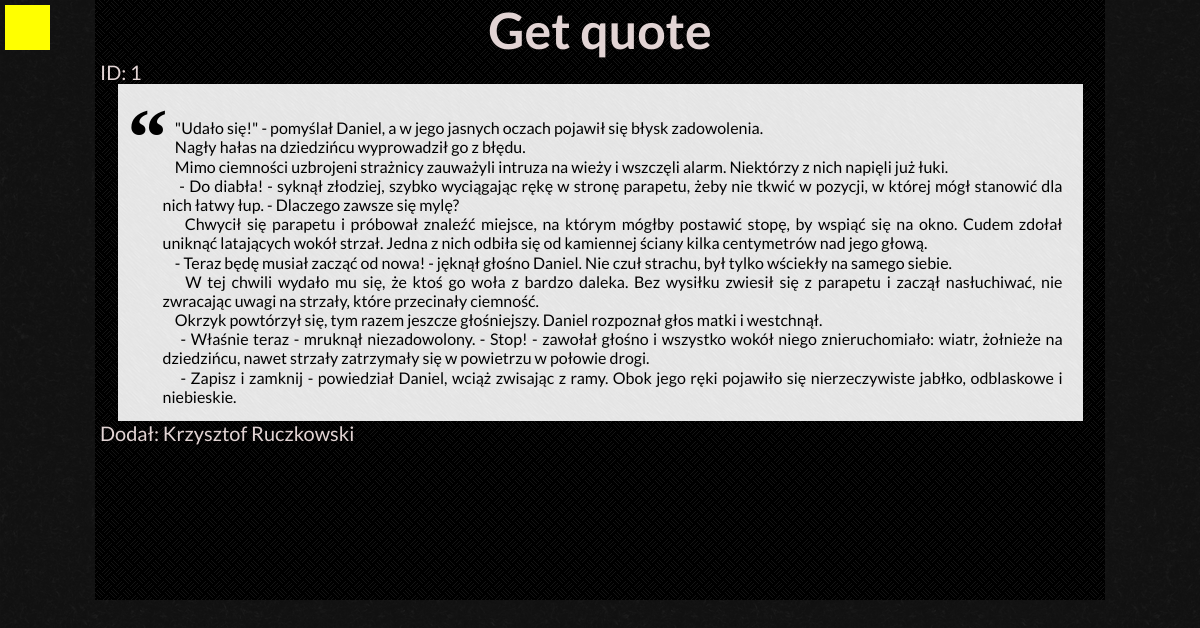
The page /Includes/Pages/getQuotePage.php on the database its author committed.
### tables this page shows
CREATE TABLE `quotes` (
  `ID` int(11) NOT NULL,
  `title` text NOT NULL,
  `series` text,
  `author` text,
  `quote` text NOT NULL,
  `whoAdded` text
);

### Includes/Pages/getQuotePage.php (the view, shortened to what this page needs)
<!DOCTYPE html>
<html lang="pl">
<head>
    <link rel="stylesheet" href="../../StyleSheets/Main.css" type="text/css" />
</head>
<body>
    <a href="../../index.php"><div class="goToMainPage"></div></a>
    <div id="container">
      <h1>Get quote</h1>
<?php
require_once "../../Scripts/connect.php";
try
{
	$connection = new mysqli($host, $db_user, $db_password, $db_name);
	if($connection->connect_errno!=0) throw new Exception(mysqli_connect_errno());
	else
	{
      $getLastID = $connection->query("SELECT ID FROM quotes ORDER BY ID DESC LIMIT 1;");
      if ($getLastID)
      {
        if ($getLastID->num_rows > 0)
        {
          while($row = $getLastID->fetch_assoc())
          {
            $lastID = $row['ID'];
          }
          $randomID = rand(1, $lastID);
        }
        else
        {
          $getSuccessful = false;
          $randomID = 1;
        }
      }
			else
      {
        throw new Exception ($connection->error);
        $getSuccessful = false;
      }
      $result = $connection->query("SELECT ID, quote, whoAdded FROM quotes WHERE ID = $randomID");
			if ($result)
      {
        if ($result->num_rows > 0)
        {
          while($row = $result->fetch_assoc())
          {
            $ID = $row['ID'];
            $quote =  $row['quote'];
            $whoAdded = $row['whoAdded'];
          }
          $quote = preg_replace('/\[&tab\]/', "<br>&nbsp&nbsp&nbsp&nbsp", $quote);
        }
        else $getSuccessful = false;
      }
			else
      {
        throw new Exception ($connection->error);
        $getSuccessful = false;
      }
	}
}
catch(Exception $e)
{
	echo 'Błąd serwera!<br>';
	echo 'Informacja deweloperska: '.$e;
}
echo 'ID: '.$ID;
echo '<blockquote>'.$quote.'</blockquote>';
echo '<div>Dodał: '.$whoAdded.'</div>';
?>
    </div>
</body>
</html>

### StyleSheets/main.css (style rules this page uses)
html { background: url("../Images/Patterns/zwartevilt.png") black; cursor: default; margin: 0; }
body { position: relative; min-height: 100%; margin: 0; }
#container { background: url("../Images/Patterns/simple_dashed.png") black; font-size: 20px; color: #e2d4d4; font-family: 'Lato', sans-serif; width: 1000px; min-height: 600px; margin: 0 auto; padding: 0 5px; }
h1 { font-size: 50px; text-align: center; margin: 0; }
a { text-decoration: none; color: #4079de; }
.goToMainPage { margin: 5px; width: 45px; height: 45px; background: yellow; position: absolute; top: 0; left: 0; }
blockquote { display:block; width: 900px; background: #fff; padding: 15px 20px 15px 45px; margin: 0 auto; position: relative; font-size: 16px; line-height: 1.2; color: #000; text-align: justify; background: url("../Images/Patterns/brushed.png") black; }
blockquote::before { content: "\201C"; font-family: Georgia, serif; font-size: 80px; font-weight: bold; color: #000; position: absolute; left: 10px; top:5px; }

### rows shown on the page
quotes: ID "1", quote "\"Udało się!\" - pomyślał Daniel, a w jego jasnych oczach pojawił się błysk zadowolenia. Nagły hałas na dziedzińcu wyprowadził go z błędu. Mimo ciemności uzbrojeni strażnicy zauważyli intruza na wieży i wszczęli alarm. Niektórzy z nich napięli już łuki. - Do diabła! - syknął złodziej, szybko wyciągając rękę w stronę parapetu, żeby nie tkwić w pozycji, w której mógł stanowić dla nich łatwy łup. - Dlaczego zawsze się mylę? Chwycił się parapetu i próbował znaleźć miejsce, na którym mógłby postawić stopę, by wspiąć się na okno. Cudem zdołał uniknąć latających wokół strzał. Jedna z nich odbiła się od kamiennej ściany kilka centymetrów nad jego głową. - Teraz będę musiał zacząć od nowa! - jęknął…", whoAdded "Krzysztof Ruczkowski"
